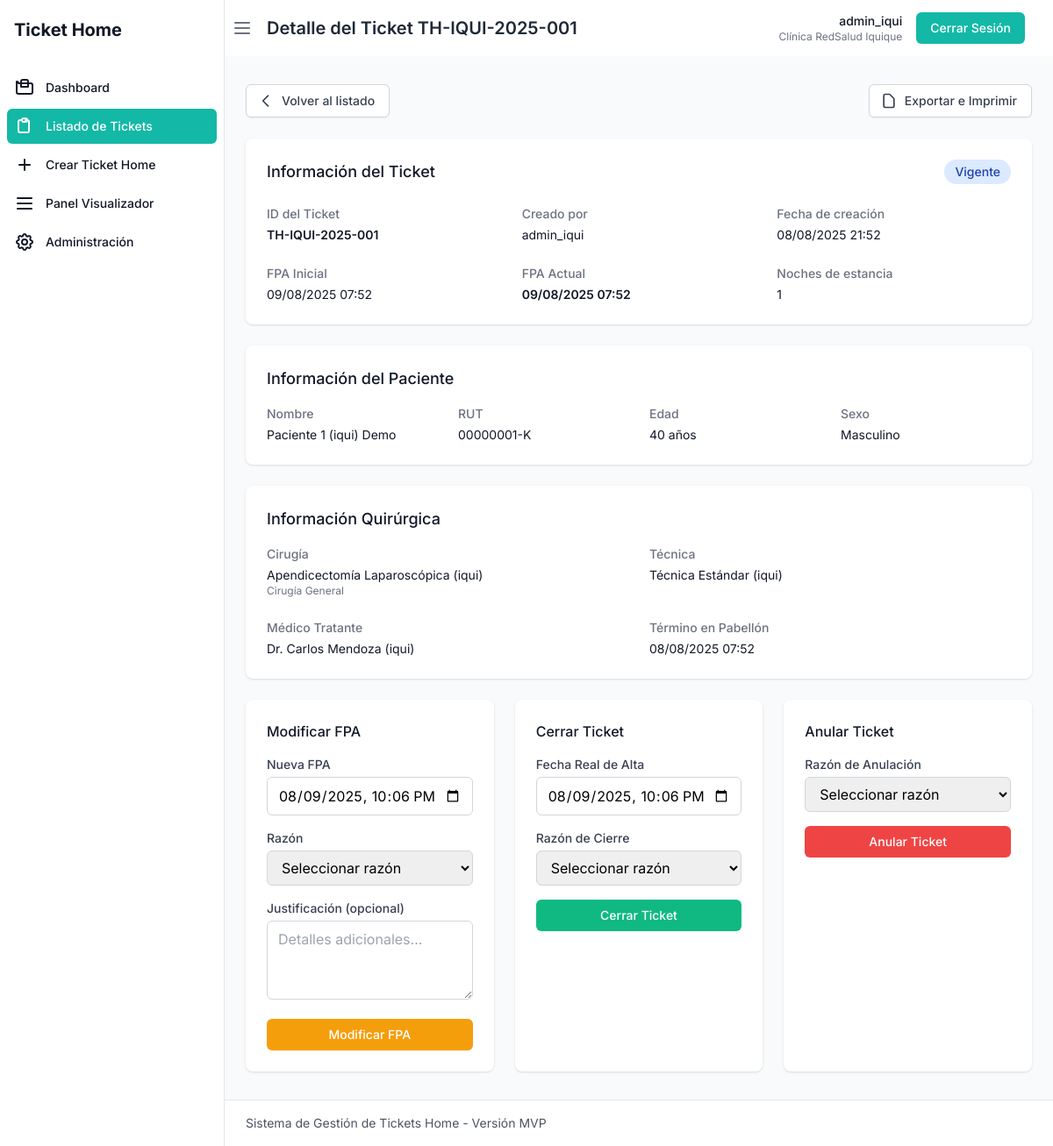
Page /tickets/TH-IQUI-2025-001 (signed in) on the earlier database version.
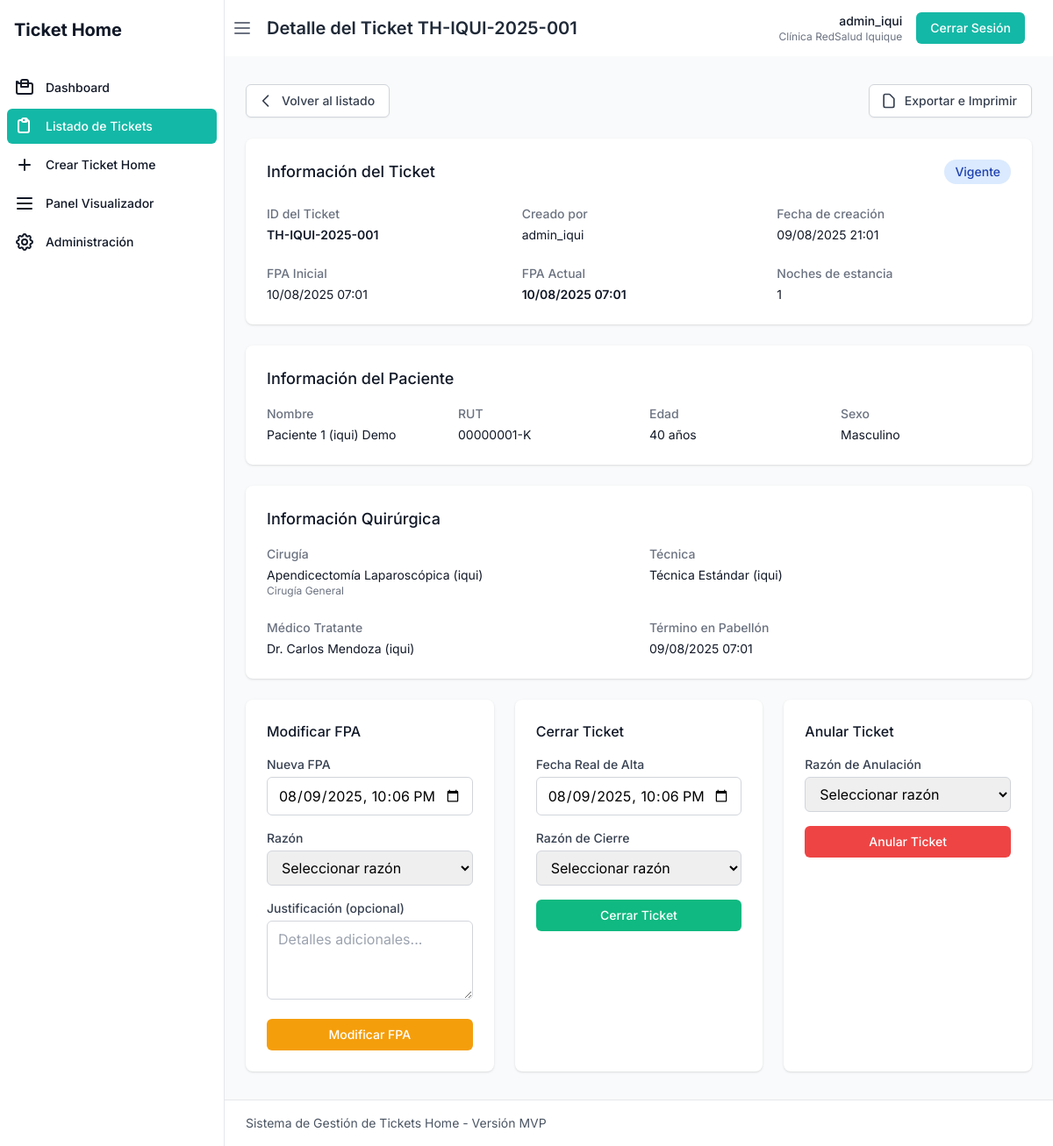
Same page on the later database version.
### models.py (models this page shows, shortened)
class Ticket(db.Model):
    id = db.Column(db.String(20), primary_key=True)
    patient_id = db.Column(db.Integer, db.ForeignKey('patient.id'), nullable=True)
    surgery_id = db.Column(db.Integer, db.ForeignKey('surgery.id'), nullable=True)
    technique_id = db.Column(db.Integer, db.ForeignKey('technique.id'), nullable=True)
    doctor_id = db.Column(db.Integer, db.ForeignKey('doctor.id'), nullable=True)
    discharge_slot_id = db.Column(db.Integer, db.ForeignKey('discharge_time_slot.id'), nullable=True)
    clinic_id = db.Column(db.Integer, db.ForeignKey('clinic.id'), nullable=False)
    stay_adjustment_ids = db.Column(db.Text, nullable=True)
    pavilion_end_time = db.Column(db.DateTime, nullable=False)
    initial_fpa = db.Column(db.DateTime, nullable=False)
    current_fpa = db.Column(db.DateTime, nullable=False)
    overnight_stays = db.Column(db.Integer, nullable=False)
    status = db.Column(db.String(20), nullable=False, default='Vigente')
    created_at = db.Column(db.DateTime, default=datetime.utcnow)
    created_by = db.Column(db.String(80), nullable=False)
    closed_at = db.Column(db.DateTime, nullable=True)
    closed_reason = db.Column(db.String(500), nullable=True)
    actual_discharge_date = db.Column(db.DateTime, nullable=True)
    compliance_status = db.Column(db.String(20), nullable=True)
    annulled_at = db.Column(db.DateTime, nullable=True)
    annulled_reason = db.Column(db.String(500), nullable=True)
    annulled_by = db.Column(db.String(80), nullable=True)
    surgery = db.relationship('Surgery', backref='tickets')
    technique = db.relationship('Technique', backref='tickets')
    modifications = db.relationship('FpaModification', backref='ticket', lazy=True, cascade='all, delete-orphan')
    def get_stay_adjustment_ids(self):
        if self.stay_adjustment_ids:
            return json.loads(self.stay_adjustment_ids)
        return []
    def can_be_modified(self):
        return self.status == 'Vigente'
    def get_modification_count(self):
        return len(self.modifications)

### routes/tickets.py (the view)
@tickets_bp.route('/<ticket_id>')
@login_required
def detail(ticket_id):
    ticket = Ticket.query.filter_by(id=ticket_id, clinic_id=current_user.clinic_id).first_or_404()
    adjustment_details = []
    if ticket.get_stay_adjustment_ids():
        adjustments = StayAdjustmentCriterion.query.filter(
            StayAdjustmentCriterion.id.in_(ticket.get_stay_adjustment_ids()),
            StayAdjustmentCriterion.clinic_id == current_user.clinic_id
        ).all()
        adjustment_details = adjustments
    modification_reasons = StandardizedReason.query.filter_by(category='modification', is_active=True, clinic_id=current_user.clinic_id).all()
    annulment_reasons = StandardizedReason.query.filter_by(category='annulment', is_active=True, clinic_id=current_user.clinic_id).all()
    non_compliance_reasons = StandardizedReason.query.filter_by(category='non_compliance', is_active=True, clinic_id=current_user.clinic_id).all()
    return render_template('tickets/detail.html',
                         ticket=ticket, adjustment_details=adjustment_details,
                         modification_reasons=modification_reasons, annulment_reasons=annulment_reasons,
                         non_compliance_reasons=non_compliance_reasons)

### models.py (called while the page is built)
    def is_admin(self):
        return self.role == 'admin'

    @property
    def full_name(self):
        parts = [self.primer_nombre, self.segundo_nombre, self.apellido_paterno, self.apellido_materno]
        return ' '.join(part for part in parts if part)

### templates/tickets/detail.html (shortened to what the changed rows need)
{% extends "base.html" %}
{% block page_title %}Detalle del Ticket {{ ticket.id }}{% endblock %}
{% block content %}
<div class="space-y-6">
    <div class="bg-white shadow rounded-lg p-6">
        <div class="flex items-center justify-between mb-6">
            <h3 class="text-lg font-medium text-gray-900">Información del Ticket</h3>
            <span class="inline-flex items-center px-3 py-1 rounded-full text-sm font-medium
                {% if ticket.status == 'Vigente' %}bg-blue-100 text-blue-800
                {% elif ticket.status == 'Cerrado' %}bg-green-100 text-green-800
                {% else %}bg-red-100 text-red-800{% endif %}">
                {{ ticket.status }}
            </span>
        </div>
        <div class="grid grid-cols-1 md:grid-cols-2 lg:grid-cols-3 gap-6">
            <div>
                <dt class="text-sm font-medium text-gray-500">ID del Ticket</dt>
                <dd class="mt-1 text-sm font-semibold text-gray-900">{{ ticket.id }}</dd>
            </div>
            <div>
                <dt class="text-sm font-medium text-gray-500">Creado por</dt>
                <dd class="mt-1 text-sm text-gray-900">{{ ticket.created_by }}</dd>
            </div>
            <div>
                <dt class="text-sm font-medium text-gray-500">Fecha de creación</dt>
                <dd class="mt-1 text-sm text-gray-900">{{ ticket.created_at.strftime('%d/%m/%Y %H:%M') }}</dd>
            </div>
            <div>
                <dt class="text-sm font-medium text-gray-500">FPA Inicial</dt>
                <dd class="mt-1 text-sm text-gray-900">{{ ticket.initial_fpa.strftime('%d/%m/%Y %H:%M') }}</dd>
            </div>
            <div>
                <dt class="text-sm font-medium text-gray-500">FPA Actual</dt>
                <dd class="mt-1 text-sm font-semibold {% if ticket.current_fpa != ticket.initial_fpa %}text-orange-600{% else %}text-gray-900{% endif %}">
                    {{ ticket.current_fpa.strftime('%d/%m/%Y %H:%M') }}
                </dd>
            </div>
            <div>
                <dt class="text-sm font-medium text-gray-500">Noches de estancia</dt>
                <dd class="mt-1 text-sm text-gray-900">{{ ticket.overnight_stays }}</dd>
            </div>
        </div>
    </div>
    <div class="bg-white shadow rounded-lg p-6">
        <div class="grid grid-cols-1 md:grid-cols-2 gap-6">
            <div>
                <dt class="text-sm font-medium text-gray-500">Término en Pabellón</dt>
                <dd class="mt-1 text-sm text-gray-900">{{ ticket.pavilion_end_time.strftime('%d/%m/%Y %H:%M') }}</dd>
            </div>
        </div>
    </div>
</div>
{% endblock %}

Differences in the rows shown:
changed Ticket "Vigente": created_at "08/08/2025 21:52" → "09/08/2025 21:01"; initial_fpa "09/08/2025 07:52" → "10/08/2025 07:01"; current_fpa "09/08/2025 07:52" → "10/08/2025 07:01"; pavilion_end_time "08/08/2025 07:52" → "09/08/2025 07:01"
